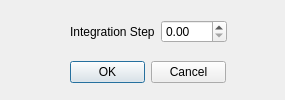
<?xml version="1.0" encoding="UTF-8"?>
<ui version="4.0">
 <class>IntegrationStepDialog</class>
 <widget class="QDialog" name="IntegrationStepDialog">
  <property name="geometry">
   <rect>
    <x>0</x>
    <y>0</y>
    <width>285</width>
    <height>100</height>
   </rect>
  </property>
  <property name="minimumSize">
   <size>
    <width>285</width>
    <height>100</height>
   </size>
  </property>
  <property name="maximumSize">
   <size>
    <width>285</width>
    <height>100</height>
   </size>
  </property>
  <property name="windowTitle">
   <string>Integration  Step Size </string>
  </property>
  <widget class="QDialogButtonBox" name="buttonBox">
   <property name="geometry">
    <rect>
     <x>70</x>
     <y>60</y>
     <width>156</width>
     <height>25</height>
    </rect>
   </property>
   <property name="orientation">
    <enum>Qt::Horizontal</enum>
   </property>
   <property name="standardButtons">
    <set>QDialogButtonBox::Cancel|QDialogButtonBox::Ok</set>
   </property>
  </widget>
  <widget class="QWidget" name="layoutWidget">
   <property name="geometry">
    <rect>
     <x>70</x>
     <y>20</y>
     <width>157</width>
     <height>24</height>
    </rect>
   </property>
   <layout class="QGridLayout" name="gridLayout">
    <item row="0" column="0">
     <widget class="QLabel" name="label">
      <property name="text">
       <string>Integration Step</string>
      </property>
     </widget>
    </item>
    <item row="0" column="1">
     <widget class="QDoubleSpinBox" name="doubleSpinBoxStepSize"/>
    </item>
   </layout>
  </widget>
 </widget>
 <resources/>
 <connections>
  <connection>
   <sender>buttonBox</sender>
   <signal>accepted()</signal>
   <receiver>IntegrationStepDialog</receiver>
   <slot>accept()</slot>
   <hints>
    <hint type="sourcelabel">
     <x>248</x>
     <y>254</y>
    </hint>
    <hint type="destinationlabel">
     <x>157</x>
     <y>274</y>
    </hint>
   </hints>
  </connection>
  <connection>
   <sender>buttonBox</sender>
   <signal>rejected()</signal>
   <receiver>IntegrationStepDialog</receiver>
   <slot>reject()</slot>
   <hints>
    <hint type="sourcelabel">
     <x>316</x>
     <y>260</y>
    </hint>
    <hint type="destinationlabel">
     <x>286</x>
     <y>274</y>
    </hint>
   </hints>
  </connection>
 </connections>
</ui>
